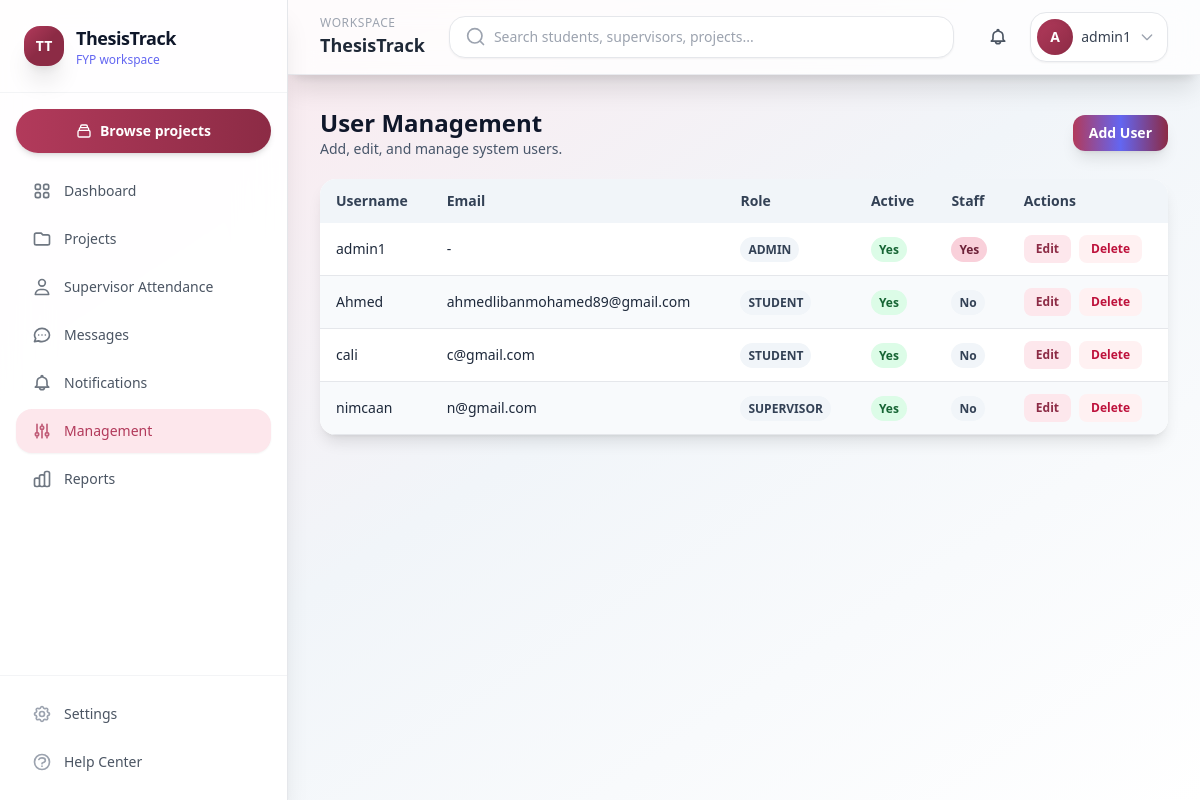
The page /users/ (signed in) on the database its author committed.
### users/models.py (models this page shows, shortened)
class User(AbstractUser):
    class Role(models.TextChoices):
        ADMIN = "ADMIN", "Admin"
        SUPERVISOR = "SUPERVISOR", "Supervisor"
        STUDENT = "STUDENT", "Student"
    role = models.CharField(
        max_length=20,
        choices=Role.choices,
        default=Role.STUDENT,
    )

### users/views.py (the view)
# urls.py: path("users/", AdminUserListView.as_view(), name="user-list"),
class AdminUserListView(AdminRequiredMixin, TemplateView):
    template_name = "users/user_list.html"
    def get_context_data(self, **kwargs):
        context = super().get_context_data(**kwargs)
        context["users"] = User.objects.order_by("role", "username")
        return context

### users/context_processors.py (called while the page is built)
def unread_notification_count(request):
    user = getattr(request, "user", None)
    if not user or not user.is_authenticated:
        return {"unread_notification_count": 0}
    from projects.models import Notification
    return {
        "unread_notification_count": Notification.objects.filter(user=user, is_read=False).count()
        if user.role in {User.Role.ADMIN, User.Role.SUPERVISOR, User.Role.STUDENT}
        else 0
    }

def unread_notification_preview(request):
    user = getattr(request, "user", None)
    if not user or not user.is_authenticated:
        return {"unread_notifications_nav": []}
    unread_qs = Notification.objects.filter(user=user, is_read=False).order_by("-created_at")[:5]
    return {"unread_notifications_nav": unread_qs}

### users/mixins.py (called while the page is built)
    def test_func(self):
        return self.request.user.role in self.allowed_roles or self.request.user.is_superuser

### templates/users/user_list.html (shortened to what this page needs)
{% extends "base.html" %}
{% block content %}
<div class="mx-auto max-w-6xl">
    <div class="mb-5 flex flex-col gap-3 sm:flex-row sm:items-center sm:justify-between">
        <div>
            <h2 class="text-2xl font-bold text-slate-900">User Management</h2>
            <p class="text-sm text-slate-600">Add, edit, and manage system users.</p>
        </div>
        <a href="{% url 'users:create-user' %}" class="inline-flex items-center justify-center rounded-xl bg-gradient-to-r from-blue-500 via-indigo-500 to-purple-600 px-4 py-2 text-sm font-bold text-white shadow-lg transition hover:scale-[1.01]">
            Add User
        </a>
    </div>
    <div class="overflow-x-auto rounded-2xl bg-white shadow-lg">
        <table class="min-w-full text-sm">
            <thead class="bg-slate-100 text-slate-700">
                <tr>
                    <th class="px-4 py-3 text-left">Username</th>
                    <th class="px-4 py-3 text-left">Email</th>
                    <th class="px-4 py-3 text-left">Role</th>
                    <th class="px-4 py-3 text-left">Active</th>
                    <th class="px-4 py-3 text-left">Staff</th>
                    <th class="px-4 py-3 text-left">Actions</th>
                </tr>
            </thead>
            <tbody>
                {% for u in users %}
                    <tr class="border-b odd:bg-white even:bg-slate-50 hover:bg-indigo-50">
                        <td class="px-4 py-3 font-medium text-slate-800">{{ u.username }}</td>
                        <td class="px-4 py-3">{{ u.email|default:"-" }}</td>
                        <td class="px-4 py-3">
                            <span class="rounded-full bg-slate-100 px-2 py-1 text-xs font-bold text-slate-700">
                                {{ u.role }}
                            </span>
                        </td>
                        <td class="px-4 py-3">
                            {% if u.is_active %}
                                <span class="rounded-full bg-green-100 px-2 py-1 text-xs font-bold text-green-800">Yes</span>
                            {% else %}
                                <span class="rounded-full bg-red-100 px-2 py-1 text-xs font-bold text-red-800">No</span>
                            {% endif %}
                        </td>
                        <td class="px-4 py-3">
                            {% if u.is_staff %}
                                <span class="rounded-full bg-indigo-100 px-2 py-1 text-xs font-bold text-indigo-800">Yes</span>
                            {% else %}
                                <span class="rounded-full bg-slate-100 px-2 py-1 text-xs font-bold text-slate-700">No</span>
                            {% endif %}
                        </td>
                        <td class="px-4 py-3">
                            <div class="flex items-center gap-2">
                                <a href="{% url 'users:user-edit' u.pk %}" class="rounded-lg bg-indigo-50 px-3 py-1.5 text-xs font-bold text-indigo-700 hover:bg-indigo-100">
                                    Edit
                                </a>
                                <button
                                    type="button"
                                    onclick="openDeleteModal('{{ u.pk }}')"
                                    class="rounded-lg bg-rose-50 px-3 py-1.5 text-xs font-bold text-rose-700 transition hover:bg-rose-100"
                                >
                                    Delete
                                </button>
                            </div>
                        </td>
                    </tr>
                {% empty %}
                    <tr>
                        <td colspan="6" class="px-4 py-8 text-center text-slate-500">No users found.</td>
                    </tr>
                {% endfor %}
            </tbody>
        </table>
    </div>
</div>
{% endblock %}

### templates/partials/navbar.html (shortened to what this page needs)
<header class="sticky top-0 z-30 border-b border-gray-200/80 bg-white/80 shadow-xl backdrop-blur-md">
    <div class="flex flex-col gap-3 px-4 py-3 sm:flex-row sm:items-center sm:justify-between sm:gap-4 lg:px-8">
        <div class="flex items-center gap-3">
            <div class="hidden sm:block">
                <p class="text-xs font-medium uppercase tracking-wider text-gray-400">Workspace</p>
                <h1 class="text-lg font-semibold text-gray-800">ThesisTrack</h1>
            </div>
        </div>
        <div class="w-full flex-1 sm:max-w-xl sm:px-2 lg:max-w-2xl">
            <div
                id="navbarSearchRoot"
                data-search-url="{% url 'projects:search' %}"
                data-search-ajax-url="{% url 'projects:search-ajax' %}"
                class="w-full"
            >
                <form method="get" action="{% url 'projects:search' %}" class="w-full">
                    <div class="relative">
                        <div class="flex items-center gap-2 rounded-2xl border border-gray-200 bg-white px-4 py-2.5 shadow-sm transition-all duration-200 focus-within:border-indigo-300 focus-within:ring-2 focus-within:ring-indigo-500/20">
                            <svg class="h-5 w-5 shrink-0 text-gray-400" fill="none" stroke="currentColor" viewBox="0 0 24 24">
                                <path stroke-linecap="round" stroke-linejoin="round" stroke-width="2" d="M21 21l-4.35-4.35m0 0A7.5 7.5 0 104.5 4.5a7.5 7.5 0 0012.15 12.15z"></path>
                            </svg>
                            <input
                                id="navbarSearchInput"
                                type="text"
                                name="q"
                                placeholder="Search students, supervisors, projects..."
                                autocomplete="off"
                                spellcheck="false"
                                class="w-full bg-transparent text-sm text-gray-600 outline-none placeholder:text-gray-400"
                                value="{{ request.GET.q|default_if_none:'' }}"
                            />
                        </div>
                    </div>
                </form>
            </div>
        </div>
        <div class="flex items-center justify-end gap-2 sm:gap-3">
            <div class="relative">
                <button
                    id="notifToggle"
                    type="button"
                    aria-haspopup="menu"
                    aria-expanded="false"
                    aria-controls="notifMenu"
                    class="relative rounded-2xl p-2.5 text-gray-600 transition-all duration-200 hover:bg-gray-100 hover:shadow-md"
                    onclick="toggleNotificationsMenu()"
                >
                </button>
            </div>
            <div class="relative">
                <button
                    type="button"
                    id="userMenuToggle"
                    onclick="toggleUserMenu()"
                    class="flex items-center gap-2 rounded-2xl border border-gray-200 bg-white py-1.5 pl-1.5 pr-3 shadow-sm transition-all duration-200 hover:border-indigo-200 hover:shadow-md"
                    aria-expanded="false"
                    aria-controls="userMenu"
                >
                    <span class="flex h-9 w-9 items-center justify-center rounded-full bg-gradient-to-br from-indigo-500 to-purple-600 text-sm font-bold text-white shadow-inner">
                        {{ user.username|slice:":1"|upper }}
                    </span>
                    <span class="hidden max-w-[7rem] truncate text-left text-sm font-medium text-gray-700 sm:block">{{ user.username }}</span>
                    <svg class="hidden h-4 w-4 text-gray-400 sm:block" fill="none" stroke="currentColor" viewBox="0 0 24 24"><path stroke-linecap="round" stroke-linejoin="round" stroke-width="2" d="M19 9l-7 7-7-7"/></svg>
                </button>
            </div>
        </div>
    </div>
</header>

### templates/base.html (style rules this page uses)
:root { --brand-50: #fde7ec; --brand-100: #f9d0da; --brand-200: #f4b0c3; --brand-300: #ee89a6; --brand-400: #e85f8b; --brand-500: #B23A5B; --brand-600: #8c2b45; --brand-700: #6d2138; --brand-800: #4c1628; --brand-900: #33101d; }
body { background: linear-gradient(135deg, var(--brand-50) 0%, #ffffff 45%, var(--brand-50) 100%); }
.text-indigo-700 { color: var(--brand-600) !important; }
.text-indigo-800 { color: var(--brand-700) !important; }
.bg-indigo-50 { background-color: var(--brand-50) !important; }
.bg-indigo-100 { background-color: var(--brand-100) !important; }
[class*="from-indigo-500"] { --tw-gradient-from: var(--brand-500) !important; }
[class*="from-blue-500"] { --tw-gradient-from: var(--brand-500) !important; }
[class*="to-purple-600"] { --tw-gradient-to: var(--brand-600) !important; }

### rows shown on the page
User: username "A", username "admin1", email "-", role "ADMIN", is_active "Yes", is_staff "Yes"
User: username "Ahmed", email "ahmedlibanmohamed89@gmail.com", role "STUDENT", is_active "Yes", is_staff "No"
User: username "cali", email "c@gmail.com", role "STUDENT", is_active "Yes", is_staff "No"
User: username "nimcaan", email "n@gmail.com", role "SUPERVISOR", is_active "Yes", is_staff "No"
